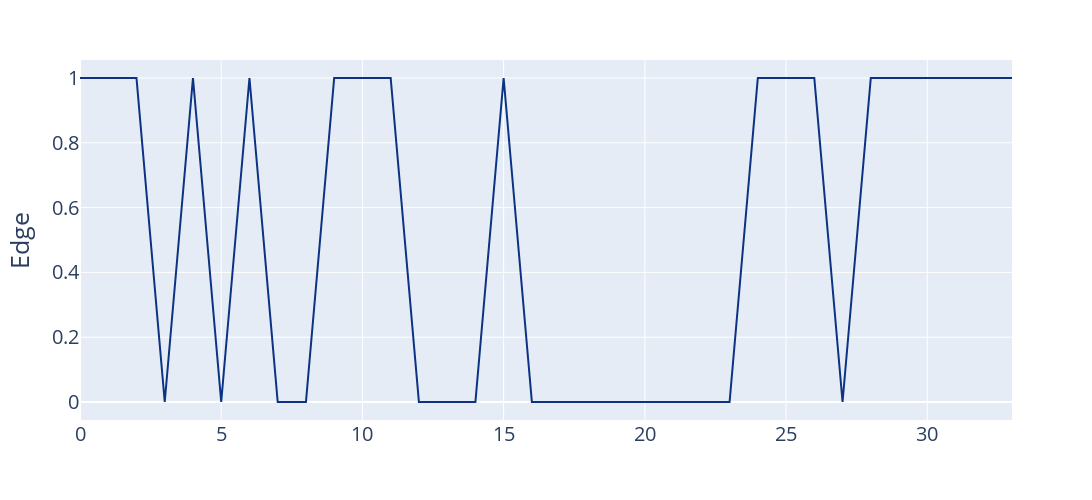

The notebook cell this image was saved under:
### Code cell
fig = px.line(
    data_frame = df_bd,
    y = "Edge",
    color_discrete_sequence = plt_style_s,
    labels = {"Rolling Mean" : "Break down rolling mean", "index" : ""}
)

scale_show(fig, width = 1500, height = 500)

### Figure 1 — Plotly figure (JSON) as saved in the notebook; plotly's stock layout.template omitted (floating-point values rounded to 4 significant figures)
{"data": [{"hovertemplate": "=%{x}<br>Edge=%{y}<extra></extra>", "legendgroup": "", "line": {"color": "rgb(12,51,131)", "dash": "solid"}, "marker": {"symbol": "circle"}, "mode": "lines", "name": "", "orientation": "v", "showlegend": false, "type": "scatter", "x": [0, 1, 2, 3, 4, 5, 6, 7, 8, 9, 10, 11, 12, 13, 14, 15, 16, 17, 18, 19, 20, 21, 22, 23, 24, 25, 26, 27, 28, 29, 30, 31, 32, 33], "xaxis": "x", "y": [1, 1, 1, 0, 1, 0, 1, 0, 0, 1, 1, 1, 0, 0, 0, 1, 0, 0, 0, 0, 0, 0, 0, 0, 1, 1, 1, 0, 1, 1, 1, 1, 1, 1], "yaxis": "y"}], "layout": {"font": {"size": 20}, "height": 500, "legend": {"tracegroupgap": 0}, "margin": {"t": 60}, "title": {"font": {"size": 30}}, "width": 1500, "xaxis": {"anchor": "y", "domain": [0, 1], "title": {"font": {"size": 25}, "text": ""}}, "yaxis": {"anchor": "x", "domain": [0, 1], "title": {"font": {"size": 25}, "text": "Edge"}}}}
